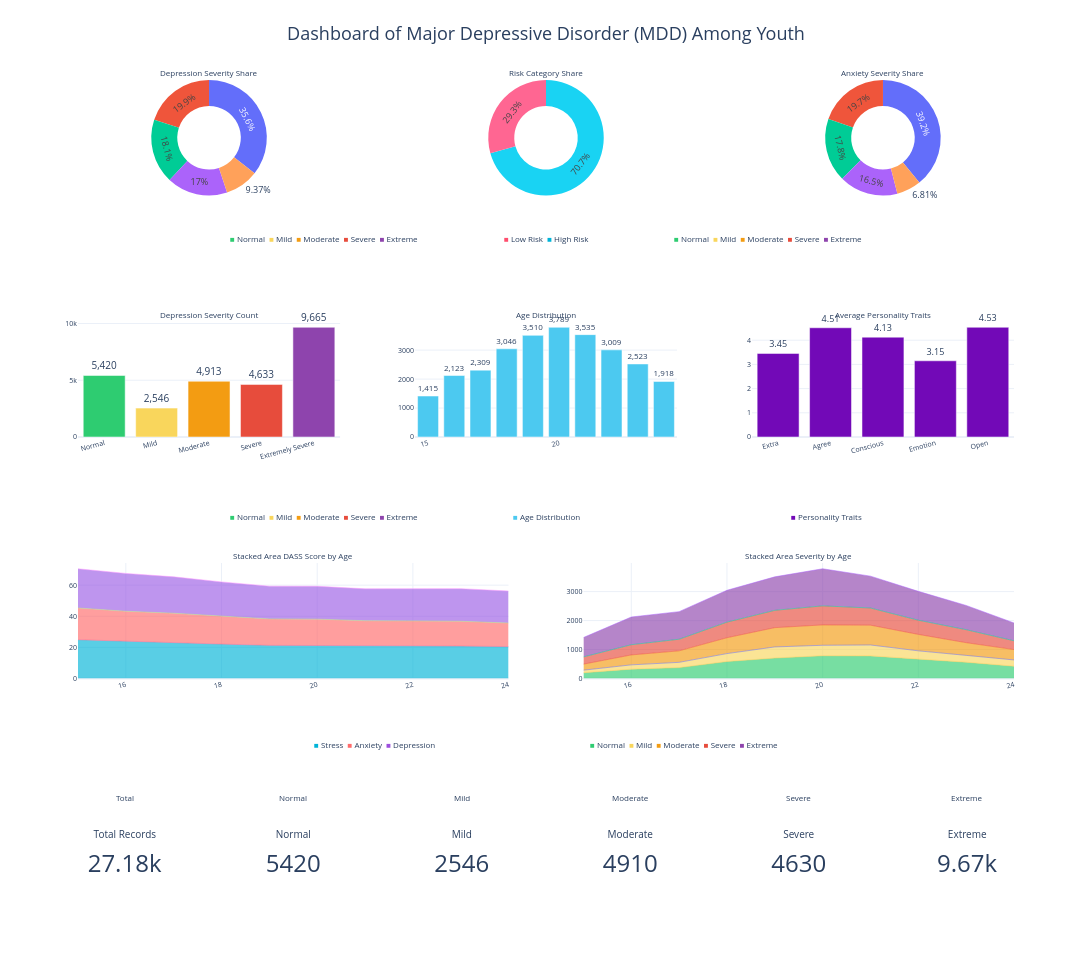

The notebook cell this image was saved under:
### Markdown cell above
### Dashboard

### Code cell
import plotly.graph_objects as go
from plotly.subplots import make_subplots

severity_order = ["Normal", "Mild", "Moderate", "Severe", "Extremely Severe"]
severity_counts = df["Depression_Severity"].value_counts().reindex(severity_order).fillna(0)

total_records = len(df)
normal_count = severity_counts["Normal"]
mild_count = severity_counts["Mild"]
moderate_count = severity_counts["Moderate"]
severe_count = severity_counts["Severe"]
extreme_count = severity_counts["Extremely Severe"]

low_risk = normal_count + mild_count
high_risk = moderate_count + severe_count + extreme_count

risk_labels = ["Low Risk", "High Risk"]
risk_values = [low_risk, high_risk]

anxiety_counts = df["Anxiety_Severity"].value_counts() if "Anxiety_Severity" in df.columns else severity_counts
age_counts = df["Age"].value_counts().sort_index()

personality_cols = ["Extraversion", "Agreeableness", "Conscientiousness", "Emotional_Stability", "Openness"]
personality_avg = df[personality_cols].mean()

age_group = df.groupby("Age")[["Stress_Score", "Anxiety_Score", "Depression_Score"]].mean().sort_index()

age_severity = pd.crosstab(df["Age"], df["Depression_Severity"])
age_severity = age_severity.reindex(columns=severity_order).fillna(0)

fig = make_subplots(
    rows=4,
    cols=6,
    specs=[
        [{"type": "pie", "colspan": 2}, None, {"type": "pie", "colspan": 2}, None, {"type": "pie", "colspan": 2}, None],
        [{"type": "bar", "colspan": 2}, None, {"type": "bar", "colspan": 2}, None, {"type": "bar", "colspan": 2}, None],
        [{"type": "scatter", "colspan": 3}, None, None, {"type": "scatter", "colspan": 3}, None, None],
        [{"type": "indicator"}, {"type": "indicator"}, {"type": "indicator"}, {"type": "indicator"}, {"type": "indicator"}, {"type": "indicator"}]
    ],
    subplot_titles=(
        "Depression Severity Share",
        "Risk Category Share",
        "Anxiety Severity Share",
        "Depression Severity Count",
        "Age Distribution",
        "Average Personality Traits",
        "Stacked Area DASS Score by Age",
        "Stacked Area Severity by Age",
        "Total",
        "Normal",
        "Mild",
        "Moderate",
        "Severe",
        "Extreme"
    ),
    vertical_spacing=0.15,
    horizontal_spacing=0.08
)

# PIE CHARTS
fig.add_trace(go.Pie(
    labels=severity_counts.index,
    values=severity_counts.values,
    hole=0.55,
    textinfo="percent",
    textfont_size=9,
    showlegend=False
), row=1, col=1)

fig.add_trace(go.Pie(
    labels=risk_labels,
    values=risk_values,
    hole=0.55,
    textinfo="percent",
    textfont_size=9,
    showlegend=False
), row=1, col=3)

fig.add_trace(go.Pie(
    labels=anxiety_counts.index,
    values=anxiety_counts.values,
    hole=0.55,
    textinfo="percent",
    textfont_size=9,
    showlegend=False
), row=1, col=5)

# BAR 1
fig.add_trace(go.Bar(
    x=severity_order,
    y=severity_counts.values,
    marker_color=["#2ECC71", "#F9D65C", "#F39C12", "#E74C3C", "#8E44AD"],
    text=[f"{int(v):,}" for v in severity_counts.values],
    textposition="outside",
    textfont=dict(size=10),
    cliponaxis=False,
    showlegend=False
), row=2, col=1)

# BAR 2
fig.add_trace(go.Bar(
    x=age_counts.index,
    y=age_counts.values,
    marker_color="#4CC9F0",
    text=[f"{int(v):,}" for v in age_counts.values],
    textposition="outside",
    textfont=dict(size=8),
    cliponaxis=False,
    showlegend=False
), row=2, col=3)

# BAR 3
fig.add_trace(go.Bar(
    x=["Extra", "Agree", "Conscious", "Emotion", "Open"],
    y=personality_avg.values,
    marker_color="#7209B7",
    text=[f"{v:.2f}" for v in personality_avg.values],
    textposition="outside",
    textfont=dict(size=9),
    cliponaxis=False,
    showlegend=False
), row=2, col=5)

# STACKED AREA 1
fig.add_trace(go.Scatter(
    x=age_group.index,
    y=age_group["Stress_Score"],
    mode="lines",
    stackgroup="one",
    name="Stress",
    fillcolor="rgba(0,180,216,0.65)",
    line=dict(width=0.5),
    showlegend=False
), row=3, col=1)

fig.add_trace(go.Scatter(
    x=age_group.index,
    y=age_group["Anxiety_Score"],
    mode="lines",
    stackgroup="one",
    name="Anxiety",
    fillcolor="rgba(255,107,107,0.65)",
    line=dict(width=0.5),
    showlegend=False
), row=3, col=1)

fig.add_trace(go.Scatter(
    x=age_group.index,
    y=age_group["Depression_Score"],
    mode="lines",
    stackgroup="one",
    name="Depression",
    fillcolor="rgba(155,93,229,0.65)",
    line=dict(width=0.5),
    showlegend=False
), row=3, col=1)

# STACKED AREA 2
colors = {
    "Normal": "rgba(46,204,113,0.65)",
    "Mild": "rgba(249,214,92,0.65)",
    "Moderate": "rgba(243,156,18,0.65)",
    "Severe": "rgba(231,76,60,0.65)",
    "Extremely Severe": "rgba(142,68,173,0.65)"
}

for severity in severity_order:
    fig.add_trace(go.Scatter(
        x=age_severity.index,
        y=age_severity[severity],
        mode="lines",
        stackgroup="two",
        name=severity,
        fillcolor=colors[severity],
        line=dict(width=0.5),
        showlegend=False
    ), row=3, col=4)

# DASHBOARD SUMMARY
summary_values = [total_records, normal_count, mild_count, moderate_count, severe_count, extreme_count]
summary_titles = ["Total Records", "Normal", "Mild", "Moderate", "Severe", "Extreme"]

for i, (title, value) in enumerate(zip(summary_titles, summary_values), start=1):
    fig.add_trace(go.Indicator(
        mode="number",
        value=value,
        number={"font": {"size": 24}},
        title={"text": title, "font": {"size": 10}}
    ), row=4, col=i)

# CLEAN LEGENDS - placed below/side of each chart
fig.add_annotation(
    text="<span style='color:#2ECC71'>■</span> Normal&nbsp;&nbsp;"
         "<span style='color:#F9D65C'>■</span> Mild&nbsp;&nbsp;"
         "<span style='color:#F39C12'>■</span> Moderate&nbsp;&nbsp;"
         "<span style='color:#E74C3C'>■</span> Severe&nbsp;&nbsp;"
         "<span style='color:#8E44AD'>■</span> Extreme",
    x=0.16, y=0.82, xref="paper", yref="paper",
    showarrow=False, font=dict(size=7)
)

fig.add_annotation(
    text="<span style='color:#FF4D6D'>■</span> Low Risk&nbsp;&nbsp;"
         "<span style='color:#00B4D8'>■</span> High Risk",
    x=0.50, y=0.82, xref="paper", yref="paper",
    showarrow=False, font=dict(size=7)
)

fig.add_annotation(
    text="<span style='color:#2ECC71'>■</span> Normal&nbsp;&nbsp;"
         "<span style='color:#F9D65C'>■</span> Mild&nbsp;&nbsp;"
         "<span style='color:#F39C12'>■</span> Moderate&nbsp;&nbsp;"
         "<span style='color:#E74C3C'>■</span> Severe&nbsp;&nbsp;"
         "<span style='color:#8E44AD'>■</span> Extreme",
    x=0.84, y=0.82, xref="paper", yref="paper",
    showarrow=False, font=dict(size=7)
)

fig.add_annotation(
    text="<span style='color:#2ECC71'>■</span> Normal&nbsp;&nbsp;"
         "<span style='color:#F9D65C'>■</span> Mild&nbsp;&nbsp;"
         "<span style='color:#F39C12'>■</span> Moderate&nbsp;&nbsp;"
         "<span style='color:#E74C3C'>■</span> Severe&nbsp;&nbsp;"
         "<span style='color:#8E44AD'>■</span> Extreme",
    x=0.16, y=0.48, xref="paper", yref="paper",
    showarrow=False, font=dict(size=7)
)

fig.add_annotation(
    text="<span style='color:#4CC9F0'>■</span> Age Distribution",
    x=0.50, y=0.48, xref="paper", yref="paper",
    showarrow=False, font=dict(size=7)
)

fig.add_annotation(
    text="<span style='color:#7209B7'>■</span> Personality Traits",
    x=0.84, y=0.48, xref="paper", yref="paper",
    showarrow=False, font=dict(size=7)
)

fig.add_annotation(
    text="<span style='color:#00B4D8'>■</span> Stress&nbsp;&nbsp;"
         "<span style='color:#FF6B6B'>■</span> Anxiety&nbsp;&nbsp;"
         "<span style='color:#9D4EDD'>■</span> Depression",
    x=0.25, y=0.20, xref="paper", yref="paper",
    showarrow=False, font=dict(size=7)
)

fig.add_annotation(
    text="<span style='color:#2ECC71'>■</span> Normal&nbsp;&nbsp;"
         "<span style='color:#F9D65C'>■</span> Mild&nbsp;&nbsp;"
         "<span style='color:#F39C12'>■</span> Moderate&nbsp;&nbsp;"
         "<span style='color:#E74C3C'>■</span> Severe&nbsp;&nbsp;"
         "<span style='color:#8E44AD'>■</span> Extreme",
    x=0.75, y=0.20, xref="paper", yref="paper",
    showarrow=False, font=dict(size=7)
)


fig.update_layout(
    title={"text": "Dashboard of Major Depressive Disorder (MDD) Among Youth", "x": 0.5, "font": {"size": 18}},
    height=980,
    width=1400,
    template="plotly_white",
    showlegend=False,
    margin=dict(l=30, r=30, t=80, b=60)
)

fig.update_annotations(font_size=8)
fig.update_xaxes(tickfont=dict(size=7), tickangle=-15)
fig.update_yaxes(tickfont=dict(size=7))

### Figure 1 — Plotly figure (JSON) as saved in the notebook; plotly's stock layout.template omitted (floating-point values rounded to 4 significant figures)
{"data": [{"domain": {"x": [0, 0.28], "y": [0.8625, 1]}, "hole": 0.55, "labels": ["Normal", "Mild", "Moderate", "Severe", "Extremely Severe"], "showlegend": false, "textfont": {"size": 9}, "textinfo": "percent", "type": "pie", "values": [5420, 2546, 4913, 4633, 9665]}, {"domain": {"x": [0.36, 0.64], "y": [0.8625, 1]}, "hole": 0.55, "labels": ["Low Risk", "High Risk"], "showlegend": false, "textfont": {"size": 9}, "textinfo": "percent", "type": "pie", "values": [7966, 19211]}, {"domain": {"x": [0.72, 1.0], "y": [0.8625, 1]}, "hole": 0.55, "labels": ["Extremely Severe", "Normal", "Moderate", "Severe", "Mild"], "showlegend": false, "textfont": {"size": 9}, "textinfo": "percent", "type": "pie", "values": [10643, 5355, 4850, 4477, 1852]}, {"cliponaxis": false, "marker": {"color": ["#2ECC71", "#F9D65C", "#F39C12", "#E74C3C", "#8E44AD"]}, "showlegend": false, "text": ["5,420", "2,546", "4,913", "4,633", "9,665"], "textfont": {"size": 10}, "textposition": "outside", "type": "bar", "x": ["Normal", "Mild", "Moderate", "Severe", "Extremely Severe"], "xaxis": "x", "y": [5420, 2546, 4913, 4633, 9665], "yaxis": "y"}, {"cliponaxis": false, "marker": {"color": "#4CC9F0"}, "showlegend": false, "text": ["1,415", "2,123", "2,309", "3,046", "3,510", "3,789", "3,535", "3,009", "2,523", "1,918"], "textfont": {"size": 8}, "textposition": "outside", "type": "bar", "x": [15, 16, 17, 18, 19, 20, 21, 22, 23, 24], "xaxis": "x2", "y": [1415, 2123, 2309, 3046, 3510, 3789, 3535, 3009, 2523, 1918], "yaxis": "y2"}, {"cliponaxis": false, "marker": {"color": "#7209B7"}, "showlegend": false, "text": ["3.45", "4.51", "4.13", "3.15", "4.53"], "textfont": {"size": 9}, "textposition": "outside", "type": "bar", "x": ["Extra", "Agree", "Conscious", "Emotion", "Open"], "xaxis": "x3", "y": [3.454, 4.514, 4.126, 3.149, 4.534], "yaxis": "y3"}, {"fillcolor": "rgba(0,180,216,0.65)", "line": {"width": 0.5}, "mode": "lines", "name": "Stress", "showlegend": false, "stackgroup": "one", "type": "scatter", "x": [15, 16, 17, 18, 19, 20, 21, 22, 23, 24], "xaxis": "x4", "y": [24.95, 23.89, 23.24, 22.12, 21.31, 21.32, 20.98, 21.02, 20.87, 20.51], "yaxis": "y4"}, {"fillcolor": "rgba(255,107,107,0.65)", "line": {"width": 0.5}, "mode": "lines", "name": "Anxiety", "showlegend": false, "stackgroup": "one", "type": "scatter", "x": [15, 16, 17, 18, 19, 20, 21, 22, 23, 24], "xaxis": "x4", "y": [20.39, 19.34, 18.74, 17.96, 17.01, 16.84, 16.16, 16.01, 15.93, 15.13], "yaxis": "y4"}, {"fillcolor": "rgba(155,93,229,0.65)", "line": {"width": 0.5}, "mode": "lines", "name": "Depression", "showlegend": false, "stackgroup": "one", "type": "scatter", "x": [15, 16, 17, 18, 19, 20, 21, 22, 23, 24], "xaxis": "x4", "y": [25.2, 24.32, 23.37, 22.02, 21.05, 21.14, 20.51, 20.76, 20.97, 20.6], "yaxis": "y4"}, {"fillcolor": "rgba(46,204,113,0.65)", "line": {"width": 0.5}, "mode": "lines", "name": "Normal", "showlegend": false, "stackgroup": "two", "type": "scatter", "x": [15, 16, 17, 18, 19, 20, 21, 22, 23, 24], "xaxis": "x5", "y": [198, 323, 376, 587, 706, 786, 781, 675, 562, 426], "yaxis": "y5"}, {"fillcolor": "rgba(249,214,92,0.65)", "line": {"width": 0.5}, "mode": "lines", "name": "Mild", "showlegend": false, "stackgroup": "two", "type": "scatter", "x": [15, 16, 17, 18, 19, 20, 21, 22, 23, 24], "xaxis": "x5", "y": [90, 148, 182, 273, 384, 361, 377, 280, 236, 215], "yaxis": "y5"}, {"fillcolor": "rgba(243,156,18,0.65)", "line": {"width": 0.5}, "mode": "lines", "name": "Moderate", "showlegend": false, "stackgroup": "two", "type": "scatter", "x": [15, 16, 17, 18, 19, 20, 21, 22, 23, 24], "xaxis": "x5", "y": [207, 343, 397, 548, 666, 703, 684, 568, 439, 358], "yaxis": "y5"}, {"fillcolor": "rgba(231,76,60,0.65)", "line": {"width": 0.5}, "mode": "lines", "name": "Severe", "showlegend": false, "stackgroup": "two", "type": "scatter", "x": [15, 16, 17, 18, 19, 20, 21, 22, 23, 24], "xaxis": "x5", "y": [250, 353, 401, 539, 598, 658, 592, 490, 448, 304], "yaxis": "y5"}, {"fillcolor": "rgba(142,68,173,0.65)", "line": {"width": 0.5}, "mode": "lines", "name": "Extremely Severe", "showlegend": false, "stackgroup": "two", "type": "scatter", "x": [15, 16, 17, 18, 19, 20, 21, 22, 23, 24], "xaxis": "x5", "y": [670, 956, 953, 1099, 1156, 1281, 1101, 996, 838, 615], "yaxis": "y5"}, {"domain": {"x": [0, 0.1], "y": [0, 0.1375]}, "mode": "number", "number": {"font": {"size": 24}}, "title": {"font": {"size": 10}, "text": "Total Records"}, "type": "indicator", "value": 27177}, {"domain": {"x": [0.18, 0.28], "y": [0, 0.1375]}, "mode": "number", "number": {"font": {"size": 24}}, "title": {"font": {"size": 10}, "text": "Normal"}, "type": "indicator", "value": 5420}, {"domain": {"x": [0.36, 0.46], "y": [0, 0.1375]}, "mode": "number", "number": {"font": {"size": 24}}, "title": {"font": {"size": 10}, "text": "Mild"}, "type": "indicator", "value": 2546}, {"domain": {"x": [0.54, 0.64], "y": [0, 0.1375]}, "mode": "number", "number": {"font": {"size": 24}}, "title": {"font": {"size": 10}, "text": "Moderate"}, "type": "indicator", "value": 4913}, {"domain": {"x": [0.72, 0.82], "y": [0, 0.1375]}, "mode": "number", "number": {"font": {"size": 24}}, "title": {"font": {"size": 10}, "text": "Severe"}, "type": "indicator", "value": 4633}, {"domain": {"x": [0.9, 1.0], "y": [0, 0.1375]}, "mode": "number", "number": {"font": {"size": 24}}, "title": {"font": {"size": 10}, "text": "Extreme"}, "type": "indicator", "value": 9665}], "layout": {"annotations": [{"font": {"size": 8}, "showarrow": false, "text": "Depression Severity Share", "x": 0.14, "xanchor": "center", "xref": "paper", "y": 1, "yanchor": "bottom", "yref": "paper"}, {"font": {"size": 8}, "showarrow": false, "text": "Risk Category Share", "x": 0.5, "xanchor": "center", "xref": "paper", "y": 1, "yanchor": "bottom", "yref": "paper"}, {"font": {"size": 8}, "showarrow": false, "text": "Anxiety Severity Share", "x": 0.86, "xanchor": "center", "xref": "paper", "y": 1, "yanchor": "bottom", "yref": "paper"}, {"font": {"size": 8}, "showarrow": false, "text": "Depression Severity Count", "x": 0.14, "xanchor": "center", "xref": "paper", "y": 0.7125, "yanchor": "bottom", "yref": "paper"}, {"font": {"size": 8}, "showarrow": false, "text": "Age Distribution", "x": 0.5, "xanchor": "center", "xref": "paper", "y": 0.7125, "yanchor": "bottom", "yref": "paper"}, {"font": {"size": 8}, "showarrow": false, "text": "Average Personality Traits", "x": 0.86, "xanchor": "center", "xref": "paper", "y": 0.7125, "yanchor": "bottom", "yref": "paper"}, {"font": {"size": 8}, "showarrow": false, "text": "Stacked Area DASS Score by Age", "x": 0.23, "xanchor": "center", "xref": "paper", "y": 0.425, "yanchor": "bottom", "yref": "paper"}, {"font": {"size": 8}, "showarrow": false, "text": "Stacked Area Severity by Age", "x": 0.77, "xanchor": "center", "xref": "paper", "y": 0.425, "yanchor": "bottom", "yref": "paper"}, {"font": {"size": 8}, "showarrow": false, "text": "Total", "x": 0.05, "xanchor": "center", "xref": "paper", "y": 0.1375, "yanchor": "bottom", "yref": "paper"}, {"font": {"size": 8}, "showarrow": false, "text": "Normal", "x": 0.23, "xanchor": "center", "xref": "paper", "y": 0.1375, "yanchor": "bottom", "yref": "paper"}, {"font": {"size": 8}, "showarrow": false, "text": "Mild", "x": 0.41, "xanchor": "center", "xref": "paper", "y": 0.1375, "yanchor": "bottom", "yref": "paper"}, {"font": {"size": 8}, "showarrow": false, "text": "Moderate", "x": 0.59, "xanchor": "center", "xref": "paper", "y": 0.1375, "yanchor": "bottom", "yref": "paper"}, {"font": {"size": 8}, "showarrow": false, "text": "Severe", "x": 0.77, "xanchor": "center", "xref": "paper", "y": 0.1375, "yanchor": "bottom", "yref": "paper"}, {"font": {"size": 8}, "showarrow": false, "text": "Extreme", "x": 0.95, "xanchor": "center", "xref": "paper", "y": 0.1375, "yanchor": "bottom", "yref": "paper"}, {"font": {"size": 8}, "showarrow": false, "text": "<span style='color:#2ECC71'>■</span> Normal&nbsp;&nbsp;<span style='color:#F9D65C'>■</span> Mild&nbsp;&nbsp;<span style='color:#F39C12'>■</span> Moderate&nbsp;&nbsp;<span style='color:#E74C3C'>■</span> Severe&nbsp;&nbsp;<span style='color:#8E44AD'>■</span> Extreme", "x": 0.16, "xref": "paper", "y": 0.82, "yref": "paper"}, {"font": {"size": 8}, "showarrow": false, "text": "<span style='color:#FF4D6D'>■</span> Low Risk&nbsp;&nbsp;<span style='color:#00B4D8'>■</span> High Risk", "x": 0.5, "xref": "paper", "y": 0.82, "yref": "paper"}, {"font": {"size": 8}, "showarrow": false, "text": "<span style='color:#2ECC71'>■</span> Normal&nbsp;&nbsp;<span style='color:#F9D65C'>■</span> Mild&nbsp;&nbsp;<span style='color:#F39C12'>■</span> Moderate&nbsp;&nbsp;<span style='color:#E74C3C'>■</span> Severe&nbsp;&nbsp;<span style='color:#8E44AD'>■</span> Extreme", "x": 0.84, "xref": "paper", "y": 0.82, "yref": "paper"}, {"font": {"size": 8}, "showarrow": false, "text": "<span style='color:#2ECC71'>■</span> Normal&nbsp;&nbsp;<span style='color:#F9D65C'>■</span> Mild&nbsp;&nbsp;<span style='color:#F39C12'>■</span> Moderate&nbsp;&nbsp;<span style='color:#E74C3C'>■</span> Severe&nbsp;&nbsp;<span style='color:#8E44AD'>■</span> Extreme", "x": 0.16, "xref": "paper", "y": 0.48, "yref": "paper"}, {"font": {"size": 8}, "showarrow": false, "text": "<span style='color:#4CC9F0'>■</span> Age Distribution", "x": 0.5, "xref": "paper", "y": 0.48, "yref": "paper"}, {"font": {"size": 8}, "showarrow": false, "text": "<span style='color:#7209B7'>■</span> Personality Traits", "x": 0.84, "xref": "paper", "y": 0.48, "yref": "paper"}, {"font": {"size": 8}, "showarrow": false, "text": "<span style='color:#00B4D8'>■</span> Stress&nbsp;&nbsp;<span style='color:#FF6B6B'>■</span> Anxiety&nbsp;&nbsp;<span style='color:#9D4EDD'>■</span> Depression", "x": 0.25, "xref": "paper", "y": 0.2, "yref": "paper"}, {"font": {"size": 8}, "showarrow": false, "text": "<span style='color:#2ECC71'>■</span> Normal&nbsp;&nbsp;<span style='color:#F9D65C'>■</span> Mild&nbsp;&nbsp;<span style='color:#F39C12'>■</span> Moderate&nbsp;&nbsp;<span style='color:#E74C3C'>■</span> Severe&nbsp;&nbsp;<span style='color:#8E44AD'>■</span> Extreme", "x": 0.75, "xref": "paper", "y": 0.2, "yref": "paper"}], "height": 980, "margin": {"b": 60, "l": 30, "r": 30, "t": 80}, "showlegend": false, "title": {"font": {"size": 18}, "text": "Dashboard of Major Depressive Disorder (MDD) Among Youth", "x": 0.5}, "width": 1400, "xaxis": {"anchor": "y", "domain": [0, 0.28], "tickangle": -15, "tickfont": {"size": 7}}, "xaxis2": {"anchor": "y2", "domain": [0.36, 0.64], "tickangle": -15, "tickfont": {"size": 7}}, "xaxis3": {"anchor": "y3", "domain": [0.72, 1.0], "tickangle": -15, "tickfont": {"size": 7}}, "xaxis4": {"anchor": "y4", "domain": [0, 0.46], "tickangle": -15, "tickfont": {"size": 7}}, "xaxis5": {"anchor": "y5", "domain": [0.54, 1.0], "tickangle": -15, "tickfont": {"size": 7}}, "yaxis": {"anchor": "x", "domain": [0.575, 0.7125], "tickfont": {"size": 7}}, "yaxis2": {"anchor": "x2", "domain": [0.575, 0.7125], "tickfont": {"size": 7}}, "yaxis3": {"anchor": "x3", "domain": [0.575, 0.7125], "tickfont": {"size": 7}}, "yaxis4": {"anchor": "x4", "domain": [0.2875, 0.425], "tickfont": {"size": 7}}, "yaxis5": {"anchor": "x5", "domain": [0.2875, 0.425], "tickfont": {"size": 7}}}}
